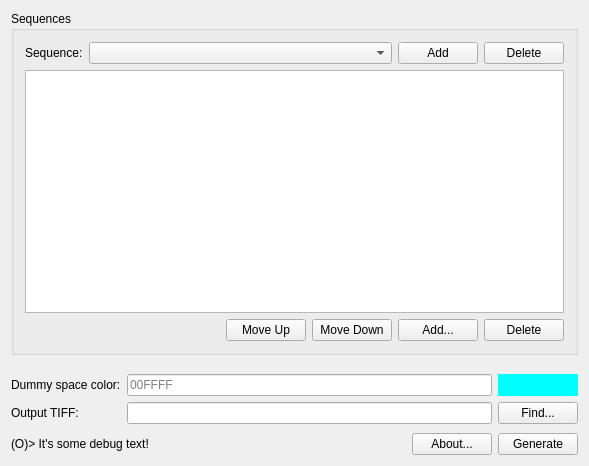
<?xml version="1.0" encoding="UTF-8"?>
<ui version="4.0">
 <class>BlueGenstone</class>
 <widget class="QMainWindow" name="BlueGenstone">
  <property name="geometry">
   <rect>
    <x>0</x>
    <y>0</y>
    <width>589</width>
    <height>466</height>
   </rect>
  </property>
  <property name="acceptDrops">
   <bool>true</bool>
  </property>
  <property name="windowTitle">
   <string>Blue Genstone</string>
  </property>
  <widget class="QWidget" name="centralWidget">
   <layout class="QVBoxLayout" name="verticalLayout">
    <property name="spacing">
     <number>9</number>
    </property>
    <item>
     <widget class="QGroupBox" name="boxOfSequences">
      <property name="title">
       <string>Sequences</string>
      </property>
      <layout class="QVBoxLayout" name="verticalLayout_2">
       <item>
        <widget class="QWidget" name="widget_3" native="true">
         <property name="sizePolicy">
          <sizepolicy hsizetype="Preferred" vsizetype="Fixed">
           <horstretch>0</horstretch>
           <verstretch>0</verstretch>
          </sizepolicy>
         </property>
         <layout class="QHBoxLayout" name="horizontalLayout_2">
          <property name="leftMargin">
           <number>0</number>
          </property>
          <property name="topMargin">
           <number>0</number>
          </property>
          <property name="rightMargin">
           <number>0</number>
          </property>
          <property name="bottomMargin">
           <number>0</number>
          </property>
          <item>
           <widget class="QLabel" name="label_2">
            <property name="sizePolicy">
             <sizepolicy hsizetype="Fixed" vsizetype="Preferred">
              <horstretch>0</horstretch>
              <verstretch>0</verstretch>
             </sizepolicy>
            </property>
            <property name="text">
             <string>Sequence:</string>
            </property>
           </widget>
          </item>
          <item>
           <widget class="QComboBox" name="sequenceComboBox"/>
          </item>
          <item>
           <widget class="QPushButton" name="sequenceAddButton">
            <property name="sizePolicy">
             <sizepolicy hsizetype="Fixed" vsizetype="Fixed">
              <horstretch>0</horstretch>
              <verstretch>0</verstretch>
             </sizepolicy>
            </property>
            <property name="toolTip">
             <string>Add a new sequence.</string>
            </property>
            <property name="text">
             <string>Add</string>
            </property>
           </widget>
          </item>
          <item>
           <widget class="QPushButton" name="sequenceDeleteButton">
            <property name="sizePolicy">
             <sizepolicy hsizetype="Fixed" vsizetype="Fixed">
              <horstretch>0</horstretch>
              <verstretch>0</verstretch>
             </sizepolicy>
            </property>
            <property name="toolTip">
             <string>Delete the current sequence.</string>
            </property>
            <property name="text">
             <string>Delete</string>
            </property>
           </widget>
          </item>
         </layout>
        </widget>
       </item>
       <item>
        <widget class="QListView" name="bitmapList">
         <property name="editTriggers">
          <set>QAbstractItemView::NoEditTriggers</set>
         </property>
        </widget>
       </item>
       <item>
        <widget class="QWidget" name="widget_4" native="true">
         <property name="sizePolicy">
          <sizepolicy hsizetype="Preferred" vsizetype="Fixed">
           <horstretch>0</horstretch>
           <verstretch>0</verstretch>
          </sizepolicy>
         </property>
         <layout class="QHBoxLayout" name="horizontalLayout_3">
          <property name="leftMargin">
           <number>0</number>
          </property>
          <property name="topMargin">
           <number>0</number>
          </property>
          <property name="rightMargin">
           <number>0</number>
          </property>
          <property name="bottomMargin">
           <number>0</number>
          </property>
          <item>
           <spacer name="horizontalSpacer_2">
            <property name="orientation">
             <enum>Qt::Horizontal</enum>
            </property>
            <property name="sizeHint" stdset="0">
             <size>
              <width>40</width>
              <height>20</height>
             </size>
            </property>
           </spacer>
          </item>
          <item>
           <widget class="QPushButton" name="bitmapMoveUpButton">
            <property name="toolTip">
             <string>Move the select bitmap towards the beginning of the list.</string>
            </property>
            <property name="text">
             <string>Move Up</string>
            </property>
           </widget>
          </item>
          <item>
           <widget class="QPushButton" name="bitmapMoveDownButton">
            <property name="toolTip">
             <string>Move the selected bitmap towards the end of the list.</string>
            </property>
            <property name="text">
             <string>Move Down</string>
            </property>
           </widget>
          </item>
          <item>
           <widget class="QPushButton" name="bitmapAddButton">
            <property name="toolTip">
             <string>Add a bitmap to the list.</string>
            </property>
            <property name="text">
             <string>Add...</string>
            </property>
           </widget>
          </item>
          <item>
           <widget class="QPushButton" name="bitmapDeleteButton">
            <property name="toolTip">
             <string>Delete a bitmap from the list.</string>
            </property>
            <property name="text">
             <string>Delete</string>
            </property>
           </widget>
          </item>
         </layout>
        </widget>
       </item>
      </layout>
     </widget>
    </item>
    <item>
     <widget class="QWidget" name="widget_2" native="true">
      <property name="sizePolicy">
       <sizepolicy hsizetype="Preferred" vsizetype="Fixed">
        <horstretch>0</horstretch>
        <verstretch>0</verstretch>
       </sizepolicy>
      </property>
      <layout class="QGridLayout" name="gridLayout">
       <property name="leftMargin">
        <number>0</number>
       </property>
       <property name="topMargin">
        <number>10</number>
       </property>
       <property name="rightMargin">
        <number>0</number>
       </property>
       <property name="bottomMargin">
        <number>0</number>
       </property>
       <item row="1" column="3">
        <widget class="QPushButton" name="findOutputTIFFButton">
         <property name="sizePolicy">
          <sizepolicy hsizetype="Fixed" vsizetype="Fixed">
           <horstretch>0</horstretch>
           <verstretch>0</verstretch>
          </sizepolicy>
         </property>
         <property name="toolTip">
          <string>Use a file picker to set the output .tif.</string>
         </property>
         <property name="text">
          <string>Find...</string>
         </property>
        </widget>
       </item>
       <item row="1" column="0">
        <widget class="QLabel" name="label">
         <property name="sizePolicy">
          <sizepolicy hsizetype="Fixed" vsizetype="Preferred">
           <horstretch>0</horstretch>
           <verstretch>0</verstretch>
          </sizepolicy>
         </property>
         <property name="text">
          <string>Output TIFF:</string>
         </property>
        </widget>
       </item>
       <item row="0" column="0">
        <widget class="QLabel" name="label_3">
         <property name="sizePolicy">
          <sizepolicy hsizetype="Fixed" vsizetype="Preferred">
           <horstretch>0</horstretch>
           <verstretch>0</verstretch>
          </sizepolicy>
         </property>
         <property name="text">
          <string>Dummy space color:</string>
         </property>
        </widget>
       </item>
       <item row="1" column="1" colspan="2">
        <widget class="QLineEdit" name="outputTIFFPath">
         <property name="toolTip">
          <string>Set the path to the output .tif file.</string>
         </property>
        </widget>
       </item>
       <item row="0" column="3">
        <widget class="QWidget" name="colorViewer" native="true">
         <property name="styleSheet">
          <string notr="true">* { background-color: #00FFFF} </string>
         </property>
        </widget>
       </item>
       <item row="0" column="1" colspan="2">
        <widget class="QLineEdit" name="dummySpaceColor">
         <property name="toolTip">
          <string>Dummy space color is used for spacing out sprites and bitmaps. Enter a RRGGBB hexadecimal code (e.g. 00FFFF) to change the dummy space color being used.</string>
         </property>
         <property name="maxLength">
          <number>6</number>
         </property>
         <property name="placeholderText">
          <string>00FFFF</string>
         </property>
        </widget>
       </item>
      </layout>
     </widget>
    </item>
    <item>
     <widget class="QWidget" name="widget" native="true">
      <property name="sizePolicy">
       <sizepolicy hsizetype="Preferred" vsizetype="Fixed">
        <horstretch>0</horstretch>
        <verstretch>0</verstretch>
       </sizepolicy>
      </property>
      <layout class="QHBoxLayout" name="horizontalLayout">
       <property name="leftMargin">
        <number>0</number>
       </property>
       <property name="topMargin">
        <number>0</number>
       </property>
       <property name="rightMargin">
        <number>0</number>
       </property>
       <property name="bottomMargin">
        <number>0</number>
       </property>
       <item>
        <widget class="QLabel" name="statusText">
         <property name="toolTip">
          <string>Hi! (^)&gt;</string>
         </property>
         <property name="text">
          <string>(O)&gt; It's some debug text!</string>
         </property>
        </widget>
       </item>
       <item>
        <spacer name="horizontalSpacer">
         <property name="orientation">
          <enum>Qt::Horizontal</enum>
         </property>
         <property name="sizeHint" stdset="0">
          <size>
           <width>328</width>
           <height>20</height>
          </size>
         </property>
        </spacer>
       </item>
       <item>
        <widget class="QPushButton" name="aboutButton">
         <property name="toolTip">
          <string>Get information about this program.</string>
         </property>
         <property name="text">
          <string>About...</string>
         </property>
        </widget>
       </item>
       <item>
        <widget class="QPushButton" name="generateTIFFButton">
         <property name="toolTip">
          <string>Generate a .tif.</string>
         </property>
         <property name="text">
          <string>Generate</string>
         </property>
        </widget>
       </item>
      </layout>
     </widget>
    </item>
   </layout>
  </widget>
 </widget>
 <layoutdefault spacing="6" margin="11"/>
 <tabstops>
  <tabstop>sequenceComboBox</tabstop>
  <tabstop>sequenceAddButton</tabstop>
  <tabstop>sequenceDeleteButton</tabstop>
  <tabstop>bitmapList</tabstop>
  <tabstop>bitmapMoveUpButton</tabstop>
  <tabstop>bitmapMoveDownButton</tabstop>
  <tabstop>bitmapAddButton</tabstop>
  <tabstop>bitmapDeleteButton</tabstop>
  <tabstop>dummySpaceColor</tabstop>
  <tabstop>outputTIFFPath</tabstop>
  <tabstop>findOutputTIFFButton</tabstop>
  <tabstop>generateTIFFButton</tabstop>
 </tabstops>
 <resources/>
 <connections/>
</ui>
